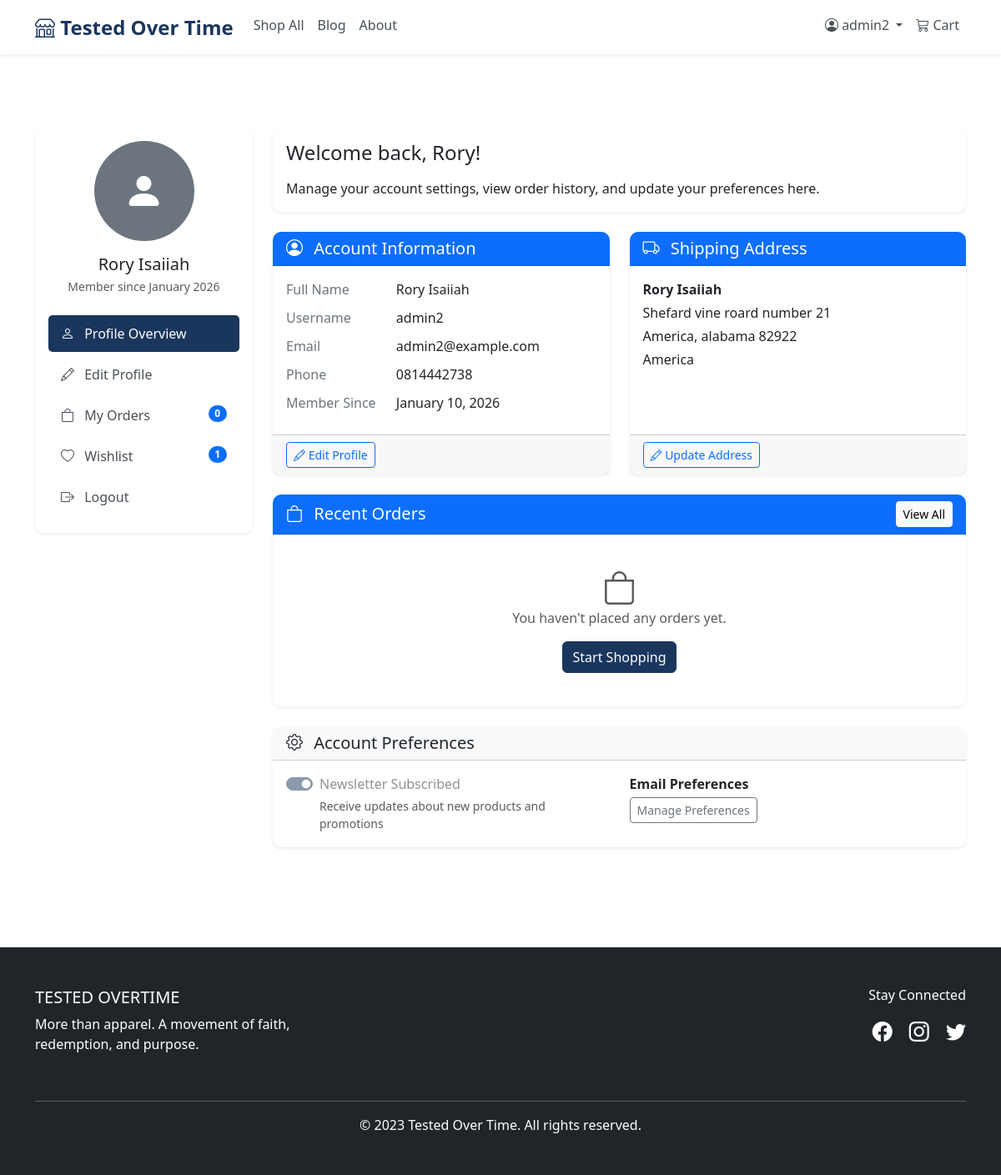
The app's page /accounts/profile/ (signed in) with its own data.
### accounts/models.py (models this page shows, shortened)
class CustomUser(AbstractUser):
    email = models.EmailField(_('email address'), unique=True)
    phone = models.CharField(max_length=20, blank=True)
    address = models.TextField(blank=True)
    city = models.CharField(max_length=100, blank=True)
    state = models.CharField(max_length=100, blank=True)
    zip_code = models.CharField(max_length=20, blank=True)
    country = models.CharField(max_length=100, blank=True)
    profile_picture = models.ImageField(upload_to='profile_pics/', blank=True)
    date_of_birth = models.DateField(null=True, blank=True)
    shipping_address = models.TextField(blank=True)
    shipping_city = models.CharField(max_length=100, blank=True)
    shipping_state = models.CharField(max_length=100, blank=True)
    shipping_zip = models.CharField(max_length=20, blank=True)
    newsletter_subscribed = models.BooleanField(default=True)
    created_at = models.DateTimeField(auto_now_add=True)
    updated_at = models.DateTimeField(auto_now=True)
    @property
    def full_name(self):
        return f"{self.first_name} {self.last_name}".strip()
    class Meta:
        verbose_name = 'User'
        verbose_name_plural = 'Users'

class UserProfile(models.Model):
    user = models.OneToOneField(CustomUser, on_delete=models.CASCADE, related_name='profile')
    bio = models.TextField(blank=True)
    preferences = models.JSONField(default=dict, blank=True)
    wishlist = models.ManyToManyField('shop.Product', blank=True, related_name='wishlisted_by')

### accounts/views.py (the view)
# urls.py: path('profile/', views.profile, name='profile'),
@login_required
def profile(request):
    return render(request, 'accounts/profile.html')

### templates/accounts/profile.html (shortened to what this page needs)
{% extends 'base.html' %}
{% load static %}
{% block content %}
<div class="container py-5">
    <div class="row">
        <div class="col-lg-3 mb-4">
            <div class="card shadow-sm">
                <div class="card-body">
                    <div class="text-center mb-4">
                        {% if user.profile_picture %}
                            <img src="{{ user.profile_picture.url }}"
                                 class="rounded-circle img-thumbnail mb-3"
                                 alt="{{ user.username }}"
                                 style="width: 120px; height: 120px; object-fit: cover;">
                        {% else %}
                            <div class="rounded-circle bg-secondary d-flex align-items-center justify-content-center mb-3 mx-auto"
                                 style="width: 120px; height: 120px;">
                                <i class="bi bi-person-fill text-white" style="font-size: 3rem;"></i>
                            </div>
                        {% endif %}
                        <h5 class="mb-1">{{ user.full_name|default:user.username }}</h5>
                        <p class="text-muted small">Member since {{ user.date_joined|date:"F Y" }}</p>
                    </div>
                    <ul class="nav flex-column">
                        <li class="nav-item">
                            <a class="nav-link active" href="{% url 'accounts:profile' %}">
                                <i class="bi bi-person me-2"></i> Profile Overview
                            </a>
                        </li>
                        <li class="nav-item">
                            <a class="nav-link" href="{% url 'accounts:profile_edit' %}">
                                <i class="bi bi-pencil me-2"></i> Edit Profile
                            </a>
                        </li>
                        <li class="nav-item">
                            <a class="nav-link" href="{% url 'accounts:order_history' %}">
                                <i class="bi bi-bag me-2"></i> My Orders
                                <span class="badge bg-primary rounded-pill float-end">{{ user.orders.count }}</span>
                            </a>
                        </li>
                        <li class="nav-item">
                            <a class="nav-link" href="{% url 'shop:wishlist' %}">
                                <i class="bi bi-heart me-2"></i> Wishlist
                                <span class="badge bg-primary rounded-pill float-end">{{ user.profile.wishlist.count }}</span>
                            </a>
                        </li>
                        <li class="nav-item">
                            <a class="nav-link" href="{% url 'accounts:logout' %}">
                                <i class="bi bi-box-arrow-right me-2"></i> Logout
                            </a>
                        </li>
                    </ul>
                </div>
            </div>
        </div>
        <div class="col-lg-9">
            <div class="card shadow-sm mb-4">
                <div class="card-body">
                    <h4 class="card-title mb-3">Welcome back, {{ user.first_name|default:user.username }}!</h4>
                    <p class="card-text">
                        Manage your account settings, view order history, and update your preferences here.
                    </p>
                </div>
            </div>
            <div class="row">
                <div class="col-md-6 mb-4">
                    <div class="card shadow-sm h-100">
                        <div class="card-header bg-primary text-white">
                            <h5 class="mb-0"><i class="bi bi-person-circle me-2"></i> Account Information</h5>
                        </div>
                        <div class="card-body">
                            <dl class="row mb-0">
                                <dt class="col-sm-4">Full Name</dt>
                                <dd class="col-sm-8">{{ user.full_name|default:"Not set" }}</dd>
                                <dt class="col-sm-4">Username</dt>
                                <dd class="col-sm-8">{{ user.username }}</dd>
                                <dt class="col-sm-4">Email</dt>
                                <dd class="col-sm-8">{{ user.email }}</dd>
                                <dt class="col-sm-4">Phone</dt>
                                <dd class="col-sm-8">{{ user.phone|default:"Not set" }}</dd>
                                <dt class="col-sm-4">Member Since</dt>
                                <dd class="col-sm-8">{{ user.date_joined|date:"F d, Y" }}</dd>
                            </dl>
                        </div>
                        <div class="card-footer">
                            <a href="{% url 'accounts:profile_edit' %}" class="btn btn-outline-primary btn-sm">
                                <i class="bi bi-pencil"></i> Edit Profile
                            </a>
                        </div>
                    </div>
                </div>
                <div class="col-md-6 mb-4">
                    <div class="card shadow-sm h-100">
                        <div class="card-header bg-primary text-white">
                            <h5 class="mb-0"><i class="bi bi-truck me-2"></i> Shipping Address</h5>
                        </div>
                        <div class="card-body">
                            {% if user.shipping_address %}
                                <p class="mb-1"><strong>{{ user.full_name|default:user.username }}</strong></p>
                                <p class="mb-1">{{ user.shipping_address }}</p>
                                <p class="mb-1">{{ user.shipping_city }}, {{ user.shipping_state }} {{ user.shipping_zip }}</p>
                                <p class="mb-0">{{ user.country|default:"" }}</p>
                            {% else %}
                                <div class="text-center py-3">
                                    <i class="bi bi-geo-alt display-6 text-muted mb-3"></i>
                                    <p class="text-muted">No shipping address saved</p>
                                </div>
                            {% endif %}
                        </div>
                        <div class="card-footer">
                            <a href="{% url 'accounts:profile_edit' %}" class="btn btn-outline-primary btn-sm">
                                <i class="bi bi-pencil"></i> Update Address
                            </a>
                        </div>
                    </div>
                </div>
            </div>
            <div class="card shadow-sm">
                <div class="card-header bg-primary text-white d-flex justify-content-between align-items-center">
                    <h5 class="mb-0"><i class="bi bi-bag me-2"></i> Recent Orders</h5>
                    <a href="{% url 'accounts:order_history' %}" class="btn btn-light btn-sm">View All</a>
                </div>
                <div class="card-body">
                    {% if user.orders.all %}
                        <div class="table-responsive">
                            <table class="table table-hover">
                                <thead>
                                    <tr>
                                        <th>Order #</th>
                                        <th>Date</th>
                                        <th>Items</th>
                                        <th>Total</th>
                                        <th>Status</th>
                                        <th>Action</th>
                                    </tr>
                                </thead>
                                <tbody>
                                    {% for order in user.orders.all|slice:":5" %}
                                    <tr>
                                        <td>{{ order.order_number }}</td>
                                        <td>{{ order.created_at|date:"M d, Y" }}</td>
                                        <td>{{ order.items.count }} items</td>
                                        <td>${{ order.total }}</td>
                                        <td>
                                            <span class="badge {% if order.status == 'DELIVERED' %}bg-success{% elif order.status == 'CANCELLED' %}bg-danger{% else %}bg-warning{% endif %}">
                                                {{ order.get_status_display }}
                                            </span>
                                        </td>
                                        <td>
                                            <a href="{% url 'shop:order_detail' order.id %}" class="btn btn-sm btn-outline-primary">
                                                View
                                            </a>
                                        </td>
                                    </tr>
                                    {% endfor %}
                                </tbody>
                            </table>
                        </div>
                    {% else %}
                        <div class="text-center py-4">
                            <i class="bi bi-bag display-6 text-muted mb-3"></i>
                            <p class="text-muted">You haven't placed any orders yet.</p>
                            <a href="{% url 'shop:product_list' %}" class="btn btn-primary">
                                Start Shopping
                            </a>
                        </div>
                    {% endif %}
                </div>
            </div>
            <div class="card shadow-sm mt-4">
                <div class="card-header bg-light">
                    <h5 class="mb-0"><i class="bi bi-gear me-2"></i> Account Preferences</h5>
                </div>
                <div class="card-body">
                    <div class="row">
                        <div class="col-md-6">
                            <div class="form-check form-switch">
                                <input class="form-check-input" type="checkbox" id="newsletter"
                                       {% if user.newsletter_subscribed %}checked{% endif %} disabled>
                                <label class="form-check-label" for="newsletter">
                                    Newsletter Subscribed
                                </label>
                                <small class="form-text text-muted d-block">
                                    Receive updates about new products and promotions
                                </small>
                            </div>
                        </div>
                        <div class="col-md-6">
                            <p class="mb-1"><strong>Email Preferences</strong></p>
                            <a href="#" class="btn btn-outline-secondary btn-sm">Manage Preferences</a>
                        </div>
                    </div>
                </div>
            </div>
        </div>
    </div>
</div>
{% endblock %}

### templates/base.html (shortened to what this page needs)
<!DOCTYPE html>
<html lang="en">
<head>
    <link href="https://cdn.jsdelivr.net/npm/bootstrap@5.3.0/dist/css/bootstrap.min.css" rel="stylesheet">
    <link rel="stylesheet" href="https://cdn.jsdelivr.net/npm/bootstrap-icons@1.10.0/font/bootstrap-icons.css">
    {% load static %}
    <link rel="stylesheet" href="{% static 'css/style.css' %}">
</head>
<body>
    <nav class="navbar navbar-expand-lg navbar-light bg-white shadow-sm">
        <div class="container">
            <a class="navbar-brand fw-bold text-primary" href="{% url 'shop:home' %}">
                <i class="bi bi-shop"></i> Tested Over Time
            </a>
            <div class="collapse navbar-collapse" id="navbarNav">
                <ul class="navbar-nav me-auto">
                    <li class="nav-item">
                        <a class="nav-link" href="{% url 'shop:product_list' %}">Shop All</a>
                    </li>
                    <li class="nav-item">
                        <a class="nav-link" href="#">Blog</a>
                    </li>
                    <li class="nav-item">
                        <a class="nav-link" href="#">About</a>
                    </li>
                </ul>
                <ul class="navbar-nav ms-auto">
                    {% if user.is_authenticated %}
                    <li class="nav-item dropdown">
                        <a class="nav-link dropdown-toggle" href="#" role="button" data-bs-toggle="dropdown">
                            <i class="bi bi-person-circle"></i> {{ user.username }}
                        </a>
                    </li>
                    {% endif %}
                    <li class="nav-item">
                        <a class="nav-link" href="{% url 'shop:cart_detail' %}">
                            <i class="bi bi-cart3"></i> Cart
                        </a>
                    </li>
                </ul>
            </div>
        </div>
    </nav>
    <main class="py-4">
        {% block content %}{% endblock %}
    </main>
    <footer class="bg-dark text-white py-5 mt-5">
        <div class="container">
            <div class="row">
                <div class="col-md-4 mb-4">
                    <h5>TESTED OVERTIME</h5>
                    <p>More than apparel. A movement of faith, redemption, and purpose.</p>
                </div>
                <div class="col-md-8 text-md-end">
                    <h6>Stay Connected</h6>
                    <div class="mt-3">
                        <a href="#" class="text-white me-3"><i class="bi bi-facebook fs-4"></i></a>
                        <a href="#" class="text-white me-3"><i class="bi bi-instagram fs-4"></i></a>
                        <a href="#" class="text-white"><i class="bi bi-twitter fs-4"></i></a>
                    </div>
                </div>
            </div>
            <hr class="bg-light">
            <div class="text-center">
                <p class="mb-0">&copy; 2023 Tested Over Time. All rights reserved.</p>
            </div>
        </div>
    </footer>
</body>
</html>

### records on screen
CustomUser: username "admin2", full_name "Rory Isaiiah", date_joined "January 2026", orders.count "0", profile.wishlist.count "1", first_name "Rory", email "admin2@example.com", phone "0814442738", date_joined "January 10, 2026", shipping_address "Shefard vine roard number 21", shipping_city "America", shipping_state "alabama", shipping_zip "82922", country "America", newsletter_subscribed "☑"
